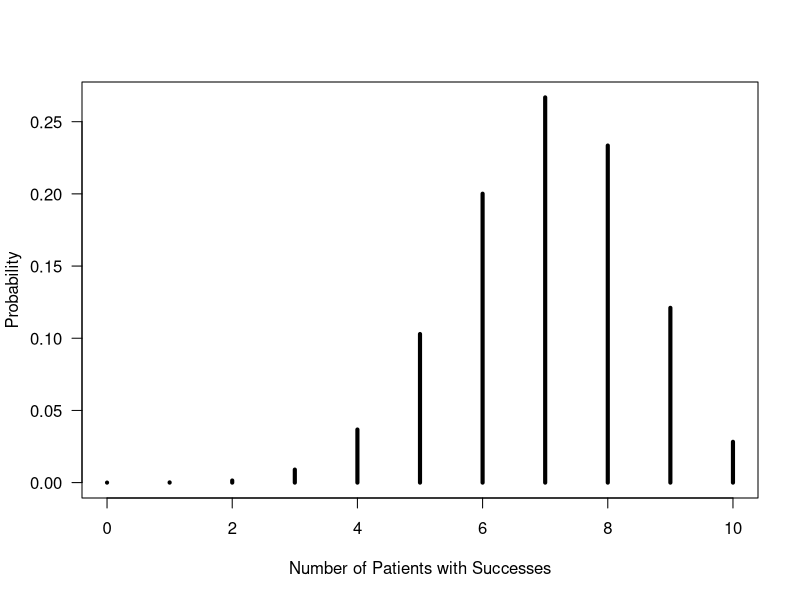

Write R code to recreate this figure. (Note: this script raises an error after producing the figure.)
## ---- chunk 1
pbinom(8, size = 10, prob = 0.7, lower.tail = FALSE)
## ---- chunk 2
qbinom(0.5, size = 10, prob = 0.7)
## ---- chunk 3
successes <- 0:10
probabilities <- dbinom(successes, size = 10, prob = 0.7)

plot(successes,
     probabilities,
     type = "h",
     lwd = 4,
     las = 1,
     xlab = "Number of Patients with Successes",
     ylab = "Probability")

# fancier with ggplot
df_success <- data.frame(Successes = successes, Probability = probabilities)

# plot probability mass function
ggplot(df_success, aes(x = Successes, y = Probability)) +
  geom_bar(stat = "identity", fill = "seagreen", color = "black") +
  theme_minimal() +
  labs(title = "Probability Mass Function of Drug Successes",
       x = "Number of Successful Treatments",
       y = "Probability")
